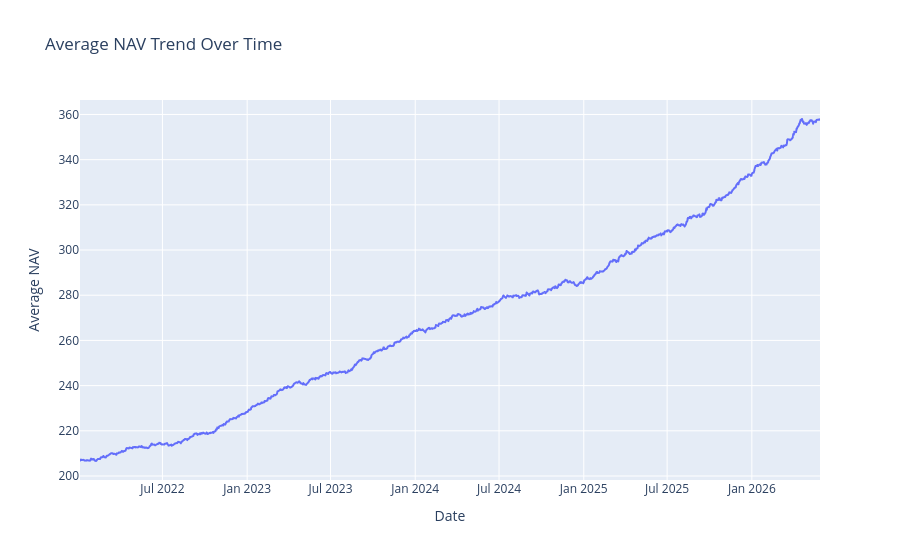

Here is the notebook cell this chart was saved with:
### Code cell
# Convert date column to datetime
nav["date"] = pd.to_datetime(nav["date"])

# Calculate average NAV by date
nav_trend = nav.groupby("date")["nav"].mean().reset_index()

# Create line chart
fig = px.line(
    nav_trend,
    x="date",
    y="nav",
    title="Average NAV Trend Over Time",
    labels={"date": "Date", "nav": "Average NAV"}
)

fig.show()

### Figure 1 — Plotly figure (JSON) as saved in the notebook; plotly's stock layout.template omitted (floating-point values rounded to 4 significant figures; data arrays with more than 128 entries replaced by an {"elided": "..."} marker saying what was removed)
{"data": [{"hovertemplate": "Date=%{x}<br>Average NAV=%{y}<extra></extra>", "legendgroup": "", "line": {"color": "#636efa", "dash": "solid"}, "marker": {"symbol": "circle"}, "mode": "lines", "name": "", "showlegend": false, "type": "scattergl", "x": {"elided": "1150 str values"}, "xaxis": "x", "y": {"elided": "1150 float values"}, "yaxis": "y"}], "layout": {"legend": {"tracegroupgap": 0}, "title": {"text": "Average NAV Trend Over Time"}, "xaxis": {"anchor": "y", "domain": [0, 1], "title": {"text": "Date"}}, "yaxis": {"anchor": "x", "domain": [0, 1], "title": {"text": "Average NAV"}}}}
